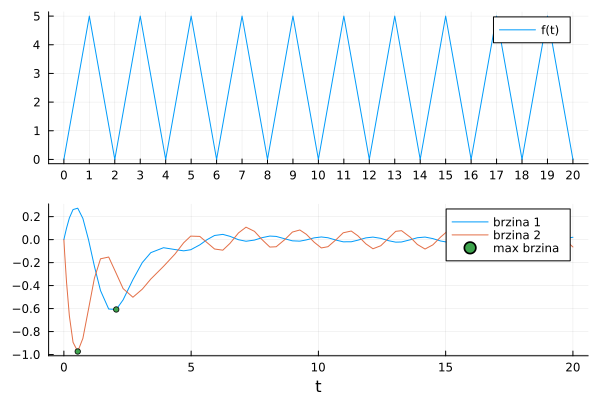

The script that saved this image:
using DifferentialEquations, Plots

function f(t)
	tp = rem.(t, 2)
	y = 5*tp * (tp <= 1) + 
		(-5*tp+10) * (tp > 1)
end

function sistem!(dx, x, p, t)
	m1, m2, c1, c2, c3, k1, k2 = p

	dx[1] = x[2]
	dx[2] = 1/m1 * (-c1*x[2] - k2*(x[1]-x[3]) - k1*x[1])
	dx[3] = x[4]
	dx[4] = 1/m2 * (-(c3+c2)*x[4] + k2*(x[1]-x[3]) + f(t))
end

# Crtanje pobudne sile F
t = 0:0.01:20
plt_F = plot(t, f.(t), label="f(t)", xticks=0:1:20)

# Resavanje sistema dif jednacina
interval = (0.0, 20.0)
p = (20.0, 10.0, 10.0, 10.0, 10.0, 20.0, 40.0)
pocetni = [1.0, 0.0, 2.0, 0.0]

prob = ODEProblem(sistem!, pocetni, interval, p)
sol = solve(prob)

# Izdvajamo resenja u posebne vektore

brzina_1 = [u[2] for u in sol.u]
pozicija_1 = [u[1] for u in sol.u]
brzina_2 = [u[4] for u in sol.u]
pozicija_2 = [u[3] for u in sol.u]

# Ispisivanje grafika za brzine obe tela 
plt_sol = plot(sol.t, [brzina_1, brzina_2], 
			label=["brzina 1" "brzina 2"], xlabel="t")

# Trazenje maksimalne brzine prvog i drugog tela
# i iscrtavanje maksimalne brzine oba tela

_, index_1 = findmax(abs.(brzina_1))
_, index_2 = findmax(abs.(brzina_2))

scatter!(plt_sol, 
		[sol.t[index_1], sol.t[index_2]],
		[brzina_1[index_1], brzina_2[index_2]],
		label="max brzina",
		marker=:circle, markersize=3)

# Trazenje predjenog puta oba tela
# i pravljenje grafika

put_1 = sum(abs.(diff(pozicija_1)))
put_2 = sum(abs.(diff(pozicija_2)))

println("Ukupan predjeni put 1. i 2. tela je:\n$put_1\n$put_2")

# Prikazivanje svega na grafiku
plt_final = plot(plt_F, plt_sol, layout=(2,1))
display(plt_final)

# Cuvanje grafika
dir = dirname(@__FILE__())
savefig(plt_final, "$dir/z01.png")
